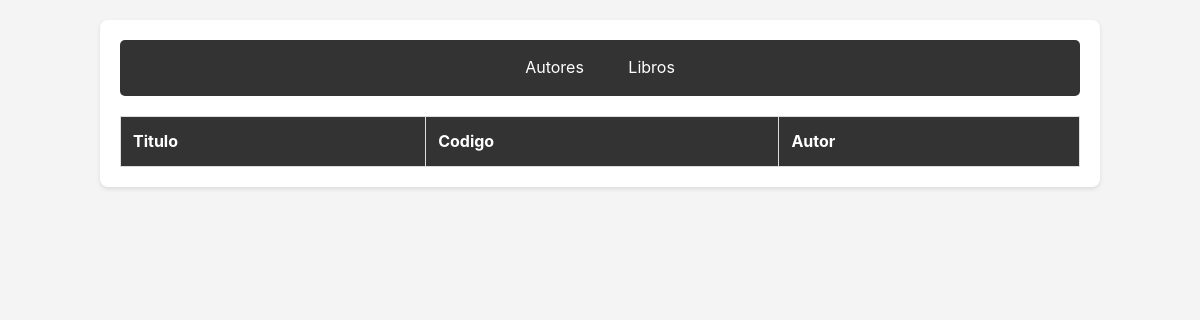
Before: /book/ with the older database file.
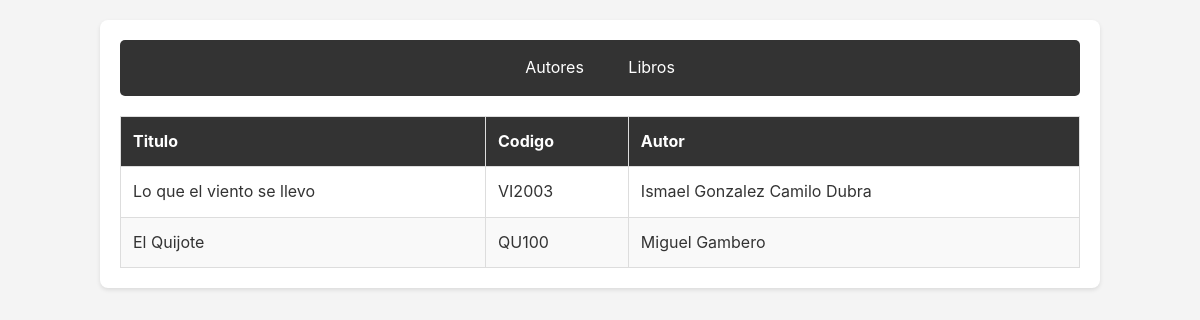
After: the same page with the newer database file.
### HolaMundo/models.py (models this page shows)
class Book (models.Model):
    title=models.CharField('Título del libro',max_length=255,unique=True)
    cod=models.CharField('Codigo',max_length=15,unique=True)
    author=models.ManyToManyField(Author)

class Author (models.Model):
    name=models.CharField (verbose_name='Nombre', max_length= 100, default='')
    last_name=models.CharField(verbose_name='Apellido', max_length=150, default='')
    age=models.PositiveSmallIntegerField (verbose_name='Edad')
    mail=models.EmailField(verbose_name='Mail', max_length=150, default='')
    def __str__(self):
        return f'{self.name} {self.last_name}'

### HolaMundo/views.py (the view)
# urls.py: path('book/', views.book)
def book (request):
    book = Book.objects.all()
    return render(request, "book.html", {'books':book})

### HolaMundo/Templates/book.html (shortened to what this page needs)
{% extends 'index.html' %}
    {%block content%}
    <table>
        <thead>
            <th>Titulo</th>
            <th>Codigo</th>
            <th>Autor</th>
        </thead>
        <tbody>
            {% for bo in books %}
            <tr>
                <td>{{ bo.title }} </td>
                <td>{{ bo.cod }}</td>
                <td>{% for au in bo.author.all %}
                {{au}}
                {% endfor %}
                </td>
            </tr>
            {% endfor %}
        </tbody>
    </table>
    {%endblock content%}

### HolaMundo/Templates/index.html (shortened to what this page needs)
{% load static %}
<!DOCTYPE html>
<html lang="en">
<head>
    {%block css%}
    <link rel="stylesheet" href="{% static 'css/styles.css' %}">
    {%endblock css%}
</head>
<body>
    <div class="container">
        {%block menu%}
        <nav>
            <ul>
                <li><a href="/author/">Autores</a></li>
                <li><a href="/book/">Libros</a></li>
            </ul>
        </nav>
        {%endblock menu%}
        {%block content%}
        {%endblock content%}
    </div>
</body>
</html>

### HolaMundo/Templates/styles.css (style rules this page uses)
body { font-family: -apple-system, BlinkMacSystemFont, "Segoe UI", Roboto, "Helvetica Neue", Arial, sans-serif; line-height: 1.6; color: #333; background-color: #f4f4f4; margin: 0; padding: 0; }
.container { max-width: 960px; margin: 20px auto; background: #fff; padding: 20px; border-radius: 8px; box-shadow: 0 2px 4px rgba(0,0,0,0.1); }
nav ul { list-style: none; background: #333; text-align: center; padding: 0; margin: 0 0 20px 0; border-radius: 5px; overflow: hidden; }
nav ul li { display: inline-block; }
nav ul li a { text-decoration: none; color: #fff; padding: 15px 20px; display: block; transition: background-color 0.3s; }
table { width: 100%; border-collapse: collapse; margin-top: 20px; }
table, th, td { border: 1px solid #ddd; }
th, td { padding: 12px; text-align: left; }
th { background-color: #333; color: white; }
tr:nth-child(even) { background-color: #f9f9f9; }

Changed rows visible on the page:
added Book: title "Lo que el viento se llevo", cod "VI2003"
now on this page (row unchanged): Author: name+last_name "Ismael Gonzalez", shown under "Lo que el viento se llevo"
now on this page (row unchanged): Author: name+last_name "Camilo Dubra", shown under "Lo que el viento se llevo"
added Book: title "El Quijote", cod "QU100"
now on this page (row unchanged): Author: name+last_name "Miguel Gambero", shown under "El Quijote"
